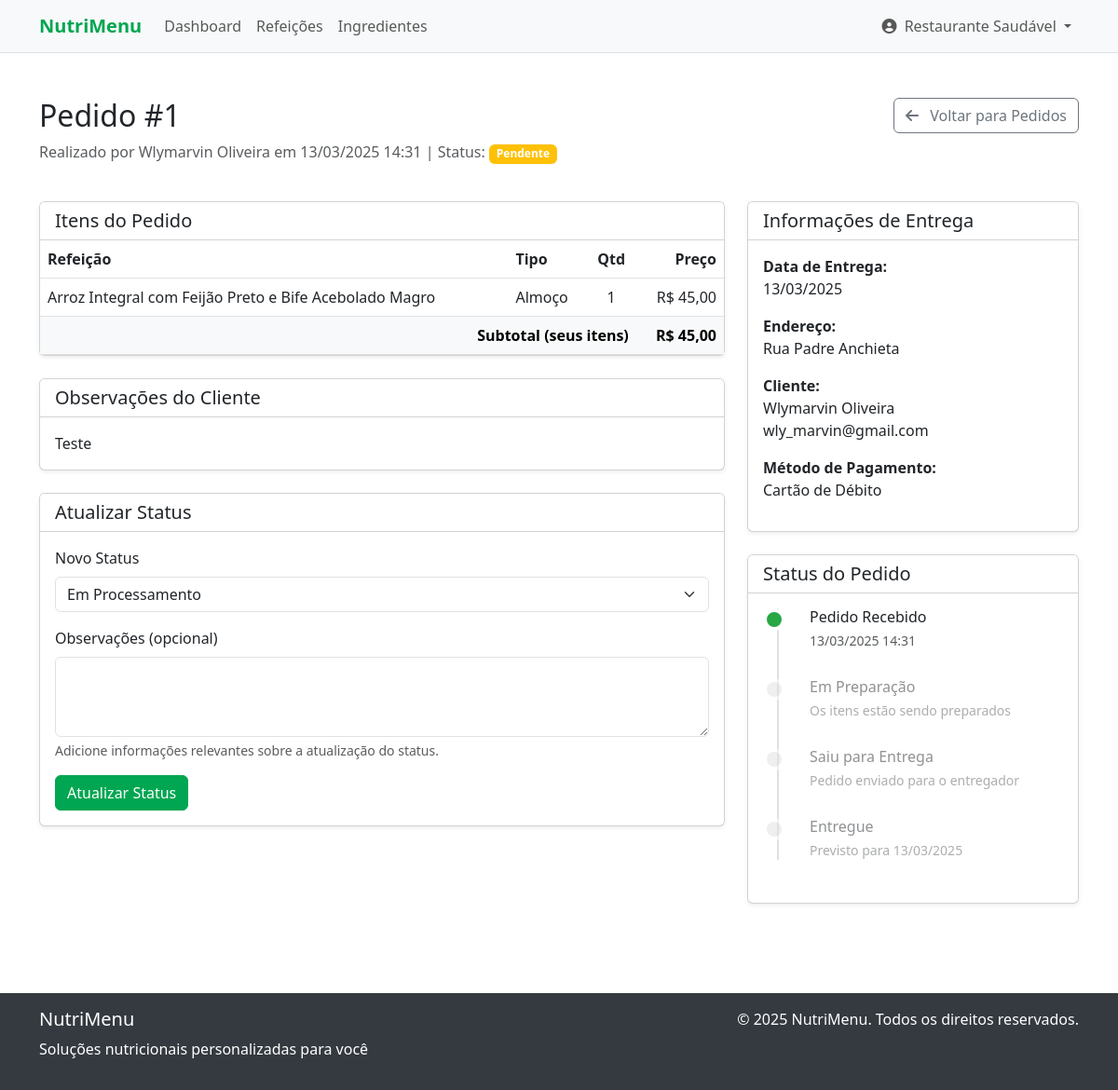
Page /restaurant/orders/view?id=1 (signed in) on the committed database.
### tables this page shows
CREATE TABLE restaurant_profiles (
    id INTEGER PRIMARY KEY AUTOINCREMENT,
    user_id INTEGER NOT NULL,
    cnpj TEXT NOT NULL, -- Brazilian company ID
    address TEXT NOT NULL,
    phone TEXT NOT NULL,
    description TEXT,
    delivery_areas TEXT,
    created_at DATETIME DEFAULT CURRENT_TIMESTAMP,
    updated_at DATETIME DEFAULT CURRENT_TIMESTAMP,
    FOREIGN KEY (user_id) REFERENCES users(id) ON DELETE CASCADE
);

CREATE TABLE users (
    id INTEGER PRIMARY KEY AUTOINCREMENT,
    name TEXT NOT NULL,
    email TEXT NOT NULL UNIQUE,
    password TEXT NOT NULL,
    role TEXT NOT NULL DEFAULT 'user', -- 'admin', 'nutritionist', 'restaurant', 'user'
    created_at DATETIME DEFAULT CURRENT_TIMESTAMP,
    updated_at DATETIME DEFAULT CURRENT_TIMESTAMP
);

CREATE TABLE meal_orders (
    id INTEGER PRIMARY KEY AUTOINCREMENT,
    user_id INTEGER NOT NULL,
    delivery_address TEXT NOT NULL,
    delivery_date DATE NOT NULL,
    payment_method TEXT NOT NULL, -- 'credit', 'debit', 'pix', 'money'
    total REAL NOT NULL,
    notes TEXT,
    status TEXT NOT NULL DEFAULT 'pending', -- 'pending', 'processing', 'shipped', 'delivered', 'canceled'
    created_at DATETIME DEFAULT CURRENT_TIMESTAMP,
    updated_at DATETIME DEFAULT CURRENT_TIMESTAMP,
    FOREIGN KEY (user_id) REFERENCES users(id) ON DELETE CASCADE
);

CREATE TABLE meal_order_items (
    id INTEGER PRIMARY KEY AUTOINCREMENT,
    order_id INTEGER NOT NULL,
    meal_id INTEGER NOT NULL,
    quantity INTEGER NOT NULL DEFAULT 1,
    price REAL NOT NULL,
    created_at DATETIME DEFAULT CURRENT_TIMESTAMP,
    updated_at DATETIME DEFAULT CURRENT_TIMESTAMP,
    FOREIGN KEY (order_id) REFERENCES meal_orders(id) ON DELETE CASCADE,
    FOREIGN KEY (meal_id) REFERENCES meals(id) ON DELETE RESTRICT
);

CREATE TABLE meals (
    id INTEGER PRIMARY KEY AUTOINCREMENT,
    restaurant_id INTEGER NOT NULL,
    name TEXT NOT NULL,
    description TEXT,
    price REAL NOT NULL,
    available BOOLEAN DEFAULT 1,
    meal_type TEXT, -- 'breakfast', 'lunch', 'dinner', 'snack'
    created_at DATETIME DEFAULT CURRENT_TIMESTAMP,
    updated_at DATETIME DEFAULT CURRENT_TIMESTAMP,
    FOREIGN KEY (restaurant_id) REFERENCES restaurant_profiles(id) ON DELETE CASCADE
);

### src/views/restaurant/view_order.php (the view, shortened to what the rows shown need)
<div class="container my-5">
    <div class="row mb-4">
        <div class="col-md-8">
            <h2>Pedido #<?= $order['id'] ?></h2>
            <p class="text-muted">
                Realizado por <?= $order['user_name'] ?> em <?= Formatter::formatDateTime($order['created_at']) ?> |
                Status: <span class="badge bg-<?= getStatusBadgeColor($order['status']) ?>"><?= formatOrderStatus($order['status']) ?></span>
            </p>
        </div>
    </div>
    <div class="row mb-4">
        <div class="col-md-8">
            <div class="card shadow-sm mb-4">
                <div class="card-body p-0">
                    <div class="table-responsive">
                        <table class="table mb-0">
                            <thead>
                                <tr>
                                    <th>Refeição</th>
                                    <th>Tipo</th>
                                    <th class="text-center">Qtd</th>
                                    <th class="text-end">Preço</th>
                                </tr>
                            </thead>
                            <tbody>
                                <?php
                                $totalPrice = 0;
                                foreach ($orderItems as $item):
                                    $totalPrice += $item['price'] * $item['quantity'];
                                ?>
                                    <tr>
                                        <td><?= $item['meal_name'] ?></td>
                                        <td><?= Formatter::getMealTypeName($item['meal_type']) ?></td>
                                        <td class="text-center"><?= $item['quantity'] ?></td>
                                        <td class="text-end"><?= Formatter::formatCurrency($item['price']) ?></td>
                                    </tr>
                                <?php endforeach; ?>
                            </tbody>
                            <tfoot class="table-light">
                                <tr>
                                    <th colspan="3" class="text-end">Subtotal (seus itens)</th>
                                    <th class="text-end"><?= Formatter::formatCurrency($totalPrice) ?></th>
                                </tr>
                            </tfoot>
                        </table>
                    </div>
                </div>
            </div>
            <?php if (!empty($order['notes'])): ?>
            <div class="card shadow-sm mb-4">
                <div class="card-header bg-white">
                    <h5 class="card-title mb-0">Observações do Cliente</h5>
                </div>
                <div class="card-body">
                    <?= nl2br(htmlspecialchars($order['notes'])) ?>
                </div>
            </div>
            <?php endif; ?>
            <?php if (in_array($order['status'], ['pending', 'processing', 'shipped'])): ?>
            <div class="card shadow-sm">
                <div class="card-header bg-white">
                    <h5 class="card-title mb-0">Atualizar Status</h5>
                </div>
                <div class="card-body">
                    <form method="POST" action="/restaurant/orders/update-status">
                        <div class="mb-3">
                            <label for="status" class="form-label">Novo Status</label>
                            <select class="form-select" id="status" name="status" required>
                                <?php if ($order['status'] === 'pending'): ?>
                                    <option value="processing">Em Processamento</option>
                                <?php elseif ($order['status'] === 'processing'): ?>
                                    <option value="shipped">Enviado para Entrega</option>
                                <?php elseif ($order['status'] === 'shipped'): ?>
                                    <option value="delivered">Entregue</option>
                                <?php endif; ?>
                            </select>
                        </div>
                        <div class="mb-3">
                            <label for="notes" class="form-label">Observações (opcional)</label>
                            <textarea class="form-control" id="notes" name="notes" rows="3"></textarea>
                            <div class="form-text">Adicione informações relevantes sobre a atualização do status.</div>
                        </div>
                        <button type="submit" class="btn btn-primary">Atualizar Status</button>
                    </form>
                </div>
            </div>
            <?php endif; ?>
        </div>
        <div class="col-md-4">
            <div class="card shadow-sm mb-4">
                <div class="card-body">
                    <p><strong>Data de Entrega:</strong><br>
                        <?= Formatter::formatDate($order['delivery_date']) ?>
                    </p>
                    <p><strong>Endereço:</strong><br>
                        <?= nl2br(htmlspecialchars($order['delivery_address'])) ?>
                    </p>
                    <p><strong>Cliente:</strong><br>
                        <?= $order['user_name'] ?><br>
                        <?= $order['user_email'] ?>
                    </p>
                    <p><strong>Método de Pagamento:</strong><br>
                        <?= formatPaymentMethod($order['payment_method']) ?>
                    </p>
                </div>
            </div>
            <div class="card shadow-sm">
                <div class="card-body">
                    <div class="timeline">
                        <div class="timeline-item <?= in_array($order['status'], ['pending', 'processing', 'shipped', 'delivered']) ? 'completed' : '' ?>">
                            <div class="timeline-content">
                                <h6>Pedido Recebido</h6>
                                <p class="text-muted small"><?= Formatter::formatDateTime($order['created_at']) ?></p>
                            </div>
                        </div>
                        <div class="timeline-item <?= $order['status'] === 'delivered' ? 'completed' : '' ?>">
                            <div class="timeline-content">
                                <h6>Entregue</h6>
                                <p class="text-muted small">Previsto para <?= Formatter::formatDate($order['delivery_date']) ?></p>
                            </div>
                        </div>
                    </div>
                </div>
            </div>
        </div>
    </div>
</div>
<?php
function getStatusBadgeColor($status) {
    $colors = [
        'pending' => 'warning',
        'processing' => 'info',
        'shipped' => 'primary',
        'delivered' => 'success',
        'canceled' => 'danger'
    ];
    return $colors[$status] ?? 'secondary';
}
function formatOrderStatus($status) {
    $statuses = [
        'pending' => 'Pendente',
        'processing' => 'Processando',
        'shipped' => 'Enviado',
        'delivered' => 'Entregue',
        'canceled' => 'Cancelado'
    ];
    return $statuses[$status] ?? $status;
}
function formatPaymentMethod($method) {
    $methods = [
        'credit' => 'Cartão de Crédito',
        'debit' => 'Cartão de Débito',
        'pix' => 'PIX',
        'money' => 'Dinheiro'
    ];
    return $methods[$method] ?? $method;
}
?>

### src/views/layouts/main.php (shortened to what the rows shown need)
<!DOCTYPE html>
<html lang="pt-BR">
<head>
    <link href="https://cdn.jsdelivr.net/npm/bootstrap@5.3.0/dist/css/bootstrap.min.css" rel="stylesheet">
    <link rel="stylesheet" href="https://cdnjs.cloudflare.com/ajax/libs/font-awesome/6.4.0/css/all.min.css">
    <link rel="stylesheet" href="/css/styles.css">
</head>
<body>
    <nav class="navbar navbar-expand-lg navbar-light bg-light border-bottom">
        <div class="container">
            <div class="collapse navbar-collapse" id="navbarNav">
                <?php if (isset($currentUser)): ?>
                    <?php if ($currentUser['role'] === 'user'): ?>
                        <ul class="navbar-nav">
                            <li class="nav-item">
                                <a class="nav-link <?= getCurrentRoute() === '/dashboard' ? 'active' : '' ?>" href="/dashboard">
                                    Dashboard
                                </a>
                            </li>
                            <li class="nav-item">
                                <a class="nav-link <?= getCurrentRoute() === '/diets' ? 'active' : '' ?>" href="/diets">
                                    Minhas Dietas
                                </a>
                            </li>
                            <li class="nav-item">
                                <a class="nav-link <?= getCurrentRoute() === '/nutritionists' ? 'active' : '' ?>" href="/nutritionists">
                                    Nutricionistas
                                </a>
                            </li>
                            <li class="nav-item">
                                <a class="nav-link <?= getCurrentRoute() === '/chats' ? 'active' : '' ?>" href="/chats">
                                    Conversas
                                </a>
                            </li>
                        </ul>
                    <?php elseif ($currentUser['role'] === 'restaurant'): ?>
                        <ul class="navbar-nav">
                            <li class="nav-item">
                                <a class="nav-link <?= getCurrentRoute() === '/restaurant/dashboard' ? 'active' : '' ?>" href="/restaurant/dashboard">
                                    Dashboard
                                </a>
                            </li>
                            <li class="nav-item">
                                <a class="nav-link <?= getCurrentRoute() === '/restaurant/meals' ? 'active' : '' ?>" href="/restaurant/meals">
                                    Refeições
                                </a>
                            </li>
                            <li class="nav-item">
                                <a class="nav-link <?= getCurrentRoute() === '/restaurant/ingredients' ? 'active' : '' ?>" href="/restaurant/ingredients">
                                    Ingredientes
                                </a>
                            </li>
                        </ul>
                    <?php endif; ?>
                    <ul class="navbar-nav ms-auto">
                        <li class="nav-item dropdown">
                            <a class="nav-link dropdown-toggle" href="#" id="userDropdown" role="button" data-bs-toggle="dropdown">
                                <i class="fas fa-user-circle me-1"></i> <?= $currentUser['name'] ?>
                            </a>
                        </li>
                    </ul>
                <?php endif; ?>
            </div>
        </div>
    </nav>
    <div class="main-content">
        <?= $content ?>
    </div>
</body>
</html>

### rows in the picture
restaurant_profiles: user.name "Restaurante Saudável"
meal_orders: id "1", user.name "Wlymarvin Oliveira", created_at "13/03/2025 14:31", status "Pendente", notes "Teste", status "Em Processamento", delivery_date "13/03/2025", delivery_address "Rua Padre Anchieta", user.email "wly_marvin@gmail.com", payment_method "Cartão de Débito"
meal_order_items: meal.name "Arroz Integral com Feijão Preto e Bife Acebolado Magro", meal.meal_type "Almoço", quantity "1", price "R$ 45,00"

### other values in the picture
APP_NAME "NutriMenu"
